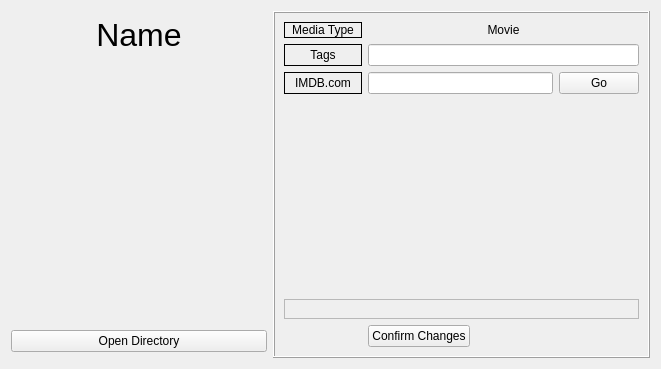
<?xml version="1.0" encoding="UTF-8"?>
<ui version="4.0">
 <class>MovieWidget</class>
 <widget class="QWidget" name="MovieWidget">
  <property name="geometry">
   <rect>
    <x>0</x>
    <y>0</y>
    <width>661</width>
    <height>369</height>
   </rect>
  </property>
  <property name="windowTitle">
   <string>Form</string>
  </property>
  <layout class="QGridLayout" name="gridLayout">
   <item row="1" column="0">
    <widget class="QLabel" name="name">
     <property name="font">
      <font>
       <pointsize>24</pointsize>
      </font>
     </property>
     <property name="text">
      <string>Name</string>
     </property>
     <property name="alignment">
      <set>Qt::AlignCenter</set>
     </property>
    </widget>
   </item>
   <item row="2" column="0">
    <spacer name="verticalSpacer_2">
     <property name="orientation">
      <enum>Qt::Vertical</enum>
     </property>
     <property name="sizeHint" stdset="0">
      <size>
       <width>20</width>
       <height>40</height>
      </size>
     </property>
    </spacer>
   </item>
   <item row="5" column="0">
    <widget class="QPushButton" name="open_directory_button">
     <property name="text">
      <string>Open Directory</string>
     </property>
    </widget>
   </item>
   <item row="3" column="0">
    <widget class="QLabel" name="icon_label">
     <property name="sizePolicy">
      <sizepolicy hsizetype="Preferred" vsizetype="Preferred">
       <horstretch>0</horstretch>
       <verstretch>0</verstretch>
      </sizepolicy>
     </property>
     <property name="minimumSize">
      <size>
       <width>256</width>
       <height>256</height>
      </size>
     </property>
     <property name="maximumSize">
      <size>
       <width>256</width>
       <height>256</height>
      </size>
     </property>
     <property name="text">
      <string/>
     </property>
     <property name="pixmap">
      <pixmap>../../../../../Downloads/pokemon_folder_icon_by_mikromike-d8mldi8.png</pixmap>
     </property>
     <property name="scaledContents">
      <bool>true</bool>
     </property>
     <property name="alignment">
      <set>Qt::AlignCenter</set>
     </property>
    </widget>
   </item>
   <item row="0" column="1" rowspan="7">
    <widget class="QFrame" name="frame">
     <property name="enabled">
      <bool>true</bool>
     </property>
     <property name="maximumSize">
      <size>
       <width>500</width>
       <height>16777215</height>
      </size>
     </property>
     <property name="frameShape">
      <enum>QFrame::Box</enum>
     </property>
     <property name="frameShadow">
      <enum>QFrame::Raised</enum>
     </property>
     <layout class="QGridLayout" name="gridLayout_2">
      <item row="4" column="0" colspan="4">
       <widget class="QFrame" name="frame_2">
        <property name="frameShape">
         <enum>QFrame::StyledPanel</enum>
        </property>
        <property name="frameShadow">
         <enum>QFrame::Raised</enum>
        </property>
        <layout class="QGridLayout" name="gridLayout_3"/>
       </widget>
      </item>
      <item row="1" column="1" colspan="3">
       <widget class="QLineEdit" name="tags_edit">
        <property name="text">
         <string/>
        </property>
       </widget>
      </item>
      <item row="2" column="3">
       <widget class="QPushButton" name="imdb_url_button">
        <property name="text">
         <string>Go</string>
        </property>
       </widget>
      </item>
      <item row="3" column="0">
       <spacer name="verticalSpacer">
        <property name="orientation">
         <enum>Qt::Vertical</enum>
        </property>
        <property name="sizeHint" stdset="0">
         <size>
          <width>20</width>
          <height>40</height>
         </size>
        </property>
       </spacer>
      </item>
      <item row="5" column="1">
       <widget class="QPushButton" name="confirm_changes_button">
        <property name="text">
         <string>Confirm Changes</string>
        </property>
       </widget>
      </item>
      <item row="2" column="1" colspan="2">
       <widget class="QLineEdit" name="imdb_id_edit">
        <property name="text">
         <string/>
        </property>
       </widget>
      </item>
      <item row="2" column="0">
       <widget class="QLabel" name="label_2">
        <property name="frameShape">
         <enum>QFrame::Box</enum>
        </property>
        <property name="text">
         <string>IMDB.com</string>
        </property>
        <property name="alignment">
         <set>Qt::AlignCenter</set>
        </property>
       </widget>
      </item>
      <item row="0" column="0">
       <widget class="QLabel" name="label_4">
        <property name="frameShape">
         <enum>QFrame::Box</enum>
        </property>
        <property name="text">
         <string>Media Type</string>
        </property>
        <property name="alignment">
         <set>Qt::AlignCenter</set>
        </property>
       </widget>
      </item>
      <item row="1" column="0">
       <widget class="QLabel" name="label_3">
        <property name="frameShape">
         <enum>QFrame::Box</enum>
        </property>
        <property name="text">
         <string>Tags</string>
        </property>
        <property name="alignment">
         <set>Qt::AlignCenter</set>
        </property>
       </widget>
      </item>
      <item row="0" column="1" colspan="3">
       <widget class="QLabel" name="media_type_label">
        <property name="text">
         <string>Movie</string>
        </property>
        <property name="alignment">
         <set>Qt::AlignCenter</set>
        </property>
       </widget>
      </item>
     </layout>
    </widget>
   </item>
   <item row="4" column="0">
    <spacer name="verticalSpacer_3">
     <property name="orientation">
      <enum>Qt::Vertical</enum>
     </property>
     <property name="sizeHint" stdset="0">
      <size>
       <width>20</width>
       <height>40</height>
      </size>
     </property>
    </spacer>
   </item>
  </layout>
 </widget>
 <tabstops>
  <tabstop>tags_edit</tabstop>
  <tabstop>imdb_id_edit</tabstop>
  <tabstop>imdb_url_button</tabstop>
  <tabstop>confirm_changes_button</tabstop>
 </tabstops>
 <resources/>
 <connections/>
</ui>
